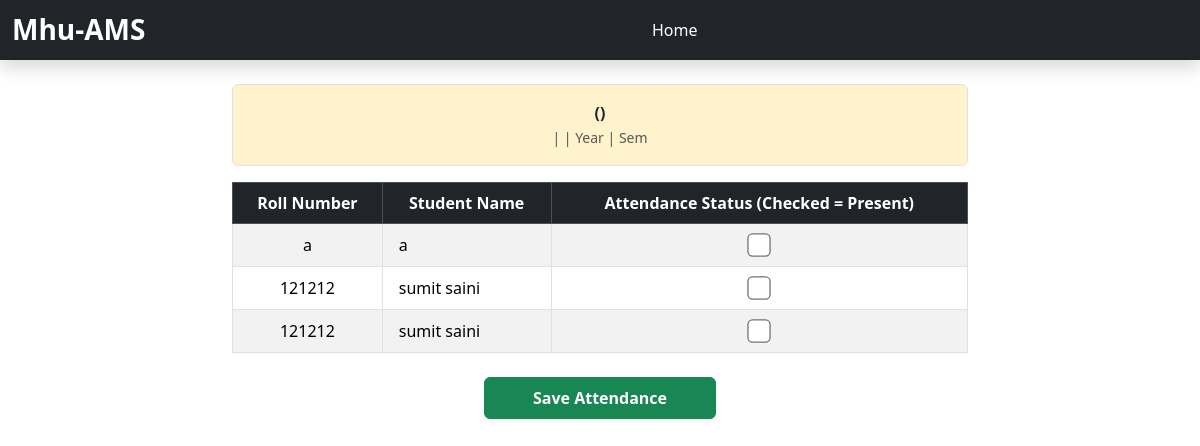
The app's page /teacher/insert_attendence.php (signed in), older data.
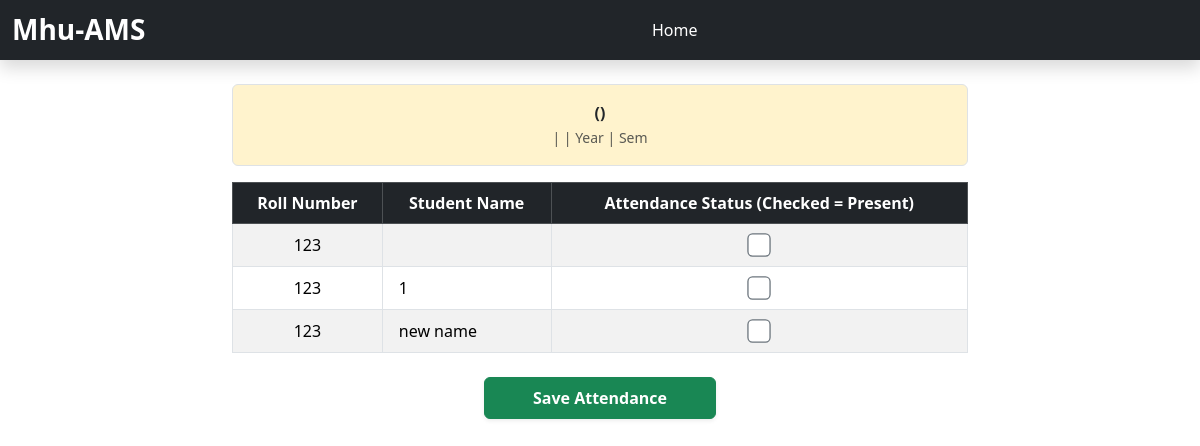
The same page, newer data.
### tables this page shows
CREATE TABLE `students` (
  `id` int(11) NOT NULL,
  `name` varchar(122) NOT NULL,
  `enrollment_number` int(11) NOT NULL,
  `roll_number` varchar(122) NOT NULL,
  `faculty` varchar(111) NOT NULL,
  `course` varchar(111) NOT NULL,
  `year` int(11) NOT NULL,
  `sem` int(11) NOT NULL,
  `subject_code` varchar(244) NOT NULL,
  `subject_name` varchar(234) NOT NULL
);

### teacher/insert_attendence.php (the view, shortened to what this page needs)
<?php
include "../db_connect.php";
$subject_name = $_POST['subject_name'];
$subject_code = $_POST['subject_code'];
$faculty_name = $_POST['faculty_name'];
$course_name = $_POST['course_name'];
$year = $_POST['year'];
$semester = $_POST['semester'];
?>
<!doctype html>
<html lang="en" data-bs-theme="light">
<head>
    <link href="https://cdn.jsdelivr.net/npm/bootstrap@5.3.8/dist/css/bootstrap.min.css" rel="stylesheet"
 />
</head>
<body>
    <header>
        <nav class="navbar navbar-dark bg-dark shadow">
            <div class="container-fluid">
                <span class="navbar-brand mb-0 h1 fs-3 fw-bold">Mhu-AMS</span>
                <a href="index.php" class="text-white text-decoration-none">Home</a>
            </div>
        </nav>
    </header>
    <main class="container my-4">
        <div class="row justify-content-center">
            <div class="col-md-10 col-lg-8">
                <div class="bg-warning-subtle border p-3 rounded mb-3 text-center">
                    <strong><?php echo htmlspecialchars($subject_name) . " (" . htmlspecialchars($subject_code) . ")"; ?></strong><br>
                    <small class="text-muted"><?php echo htmlspecialchars($faculty_name) . " | " . htmlspecialchars($course_name) . " | Year " . htmlspecialchars($year) . " | Sem " . htmlspecialchars($semester); ?></small>
                </div>
                <form action="save_attendance.php" method="POST">
                    <table class='table table-striped table-bordered text-center align-middle'>
                        <thead class='table-dark'>
                            <tr>
                                <th>Roll Number</th>
                                <th>Student Name</th>
                                <th>Attendance Status (Checked = Present)</th>
                            </tr>
                        </thead>
                        <tbody>
                            <?php
                            $query = "SELECT * FROM students";
                            $result = mysqli_query($conn, $query);
                            if ($result && mysqli_num_rows($result) > 0) {
                                while ($row = mysqli_fetch_assoc($result)) {
                                    $roll_number = isset($row['roll_number']) ? $row['roll_number'] : $row['id'];
                                    $student_name = $row['name'];
                                    echo "
                                    <tr>
                                        <td>" . htmlspecialchars($roll_number) . "</td>
                                        <td class='text-start ps-3'>
                                            " . htmlspecialchars($student_name) . "
                                            <input type='hidden' name='student_names[" . htmlspecialchars($roll_number) . "]' value='" . htmlspecialchars($student_name) . "'>
                                        </td>
                                        <td>
                                            <input type='hidden' name='attendance[" . htmlspecialchars($roll_number) . "]' value='Absent'>
                                            <div class='form-check d-flex justify-content-center'>
                                                <input class='form-check-input p-2 border border-secondary' type='checkbox' style='transform: scale(1.3);' name='attendance[" . htmlspecialchars($roll_number) . "]' value='Present' >
                                            </div>
                                        </td>
                                    </tr>";
                                }
                            } else {
                                echo "<tr><td colspan='3' class='text-muted py-3'>No students found.</td></tr>";
                            }
                            ?>
                        </tbody>
                    </table>
                    <div class="text-center my-4">
                        <button type="submit" name="insert_attendance" class="btn btn-success px-5 py-2 fw-bold shadow-sm">Save Attendance</button>
                    </div>
                </form>
            </div>
        </div>
    </main>
</body>
</html>

Row changes from the older to the newer data that the page shows:
removed students: roll_number "a", name "a"
removed students: roll_number "121212", name "sumit saini"
removed students: roll_number "121212", name "sumit saini"
added students: roll_number "123"
added students: roll_number "123", name "1"
added students: roll_number "123", name "new name"
